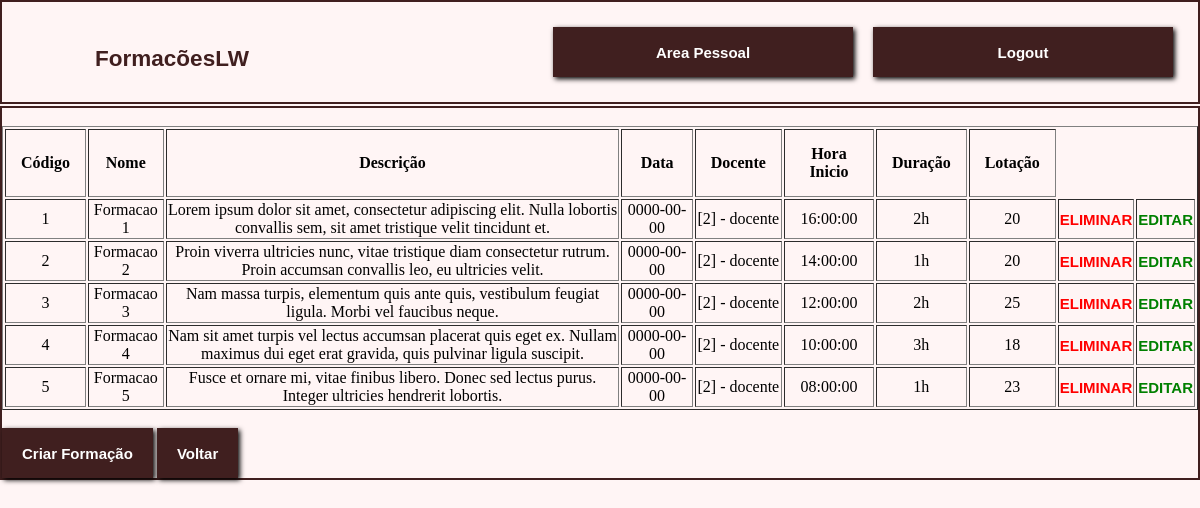
The app's page /Recurso_Pratico_24_25/MiguelRamos_SebastiaoMonteiro/paginas/pgGestaoFormacoes.php (signed in) with its own data.
### tables this page shows
CREATE TABLE `formacao` (
  `codigoFormacao` int(3) NOT NULL,
  `lotacao` int(2) NOT NULL,
  `nome` varchar(40) NOT NULL,
  `descricao` text NOT NULL,
  `data` date NOT NULL,
  `horaInicio` time NOT NULL,
  `duracao` int(5) NOT NULL,
  `docenteID` int(5) NOT NULL
);

CREATE TABLE `utilizador` (
  `id` int(5) NOT NULL,
  `nomeUtilizador` varchar(30) NOT NULL,
  `password` varchar(30) NOT NULL,
  `tipoUtilizador` int(2) NOT NULL,
  `email` varchar(50) NOT NULL
);

### Recurso_Pratico_24_25/MiguelRamos_SebastiaoMonteiro/paginas/pgGestaoFormacoes.php (the view, shortened to what this page needs)
<html>
    <head>
        <link rel="stylesheet" href="styles.css">
    </head>
    <body>
        <div id="cabecalho">
            <a href='pgHomepage.php'>
                <div id="logo">
                    <h2>FormacõesLW</h2>
                </div>
            </a>
            <div class= "input-div">
                <div id="botoes">
                    <?php
                        if($_SESSION["autenticado"]){
                            echo "
                                <div id='botao'>
                                    <form action='./logout.php'>
                                        <input type='submit' value='Logout'>
                                    </form>
                                </div>
                                <div id='botao'>
                                    <form action='./pgGestao.php'>
                                        <input type='submit' value='Area Pessoal'>
                                    </form>
                                </div>
                            ";
                        }
                    ?>
                </div>
            </div>
        </div>
        <div id="corpo">
            <?php
            if ((!isset($_SESSION['autenticado']) || $_SESSION['autenticado'] !== true) || $_SESSION['tipoUtilizador'] >= 3) {
                echo "Não estás autenticado! (Sem privilégios para aceder a esta página.)";
                header("refresh:1; url=pgHomepage.php");
            } else {
                if($_SESSION['tipoUtilizador'] == "2") {
                    $dID = $_SESSION['id'];
                    $sql = "SELECT * FROM `formacao` WHERE `docenteID` = $dID";
                } else {
                    $sql = "SELECT * FROM `formacao`";
                }
                $sql5 = "SELECT `id`, `nomeUtilizador`, `tipoUtilizador` FROM `utilizador`";
                $res5 = mysqli_query($conn, $sql5);
                $docentes = array();
                while ($docente = mysqli_fetch_assoc($res5)) {
                    $docentes[] = $docente;
                }
                $res = mysqli_query($conn , $sql);
                echo "<br>";
                echo "<table border='1' style='text-align:center;'><tr><th>Código</th><th>Nome</th><th>Descrição</th><th>Data</th><th>Docente</th><th>Hora Inicio</th><th>Duração</th><th>Lotação</th></tr>";
                    while($row = mysqli_fetch_array($res)){
                        echo "<tr>";
                        echo "<td>".$row['codigoFormacao']."</td>";
                        echo "<td>".$row['nome']."</td>";
                        echo "<td>".$row['descricao']."</td>";
                        echo "<td>".$row['data']."</td>";
                        foreach ($docentes as $docente) {
                            if ($docente['id'] == $row['docenteID']) {
                                $docID = $row['docenteID'];
                                $nomeDoc = $docente['nomeUtilizador'];
                                echo "<td>[".$docID."] - ".$nomeDoc."</td>";
                            }
                        }
                        echo "<td>".$row['horaInicio']."</td>";
                        echo "<td>".$row['duracao']."h</td>";
                        echo "<td>".$row['lotacao']."</td>";
                        echo "<td><a href = 'eliminaFormacao.php?codigoFormacao=" .$row['codigoFormacao']. "'> <font color='red'> ELIMINAR </font> </a></td>";
                        echo "<td><a href = 'pgEditarFormacao.php?codigoFormacao=" .$row['codigoFormacao']. "'> <font color='green'> EDITAR </font> </a></td>";
                        echo "</tr>";
                    }
                    echo "</table><br/>";
            }
            ?>
            <button><a href='pgCriaNovaFormacao.php' style="text-decoration: none;">Criar Formação</a></button>
            <button><a href='pgGestao.php' style="text-decoration: none;">Voltar</a></button>
        </div>
    </body>
</html>

### Recurso_Pratico_24_25/MiguelRamos_SebastiaoMonteiro/paginas/styles.css (style rules this page uses)
body { background-color: #fff5f5; }
#cabecalho { margin: -8px; height: 100px; border: 2px solid #401f1f; }
th { padding: 15px; }
.input-div { margin: 5px; float: right; height: 100px; }
input[type=submit] { background-color: #401f1f; padding: 10px 20px; height: 50px; font: bold 15px sans-serif; color: white; box-shadow: 2px 2px 5px #000000; cursor: pointer; border: 0px; }
#botoes { margin: 10px; }
#botao { float: right; margin: 10px; }
#logo { float: left; margin-left: 80px; margin-top: 25px; width: 180px; height: 60px; color: #401f1f; }
a:link, a:visited { color: white; font: bold 15px sans-serif; text-decoration: none; }
h2 { color: #401f1f; }
button { background-color: #401f1f; padding: 10px 20px; height: 50px; font: bold 15px sans-serif; color: white; box-shadow: 2px 2px 5px #000000; cursor: pointer; border: 0px; }
#corpo { border: 2px solid #401f1f; margin: -8px; margin-top: 10px; }
#corpo > * { margin: auto; }
form { width: 300px; margin: 0 auto; text-align: center; }
input[type="text"], input[type="password"], input[type="submit"] { background-color: #401f1f; border: none; color: white; padding: 10px 20px; font-weight: bold; font-size: 15px; margin-bottom: 10px; box-shadow: 2px 2px 5px #000000; cursor: pointer; display: block; width: 100%; }
a { color: black; font-weight: bold; text-decoration: none; display: block; text-align: center; }

### records on screen
formacao: codigoFormacao "1", nome "Formacao 1", descricao "Lorem ipsum dolor sit amet, consectetur adipiscing elit. Nulla lobortis convallis sem, sit amet tristique velit tincidunt et.", data "0000-00-00", docenteID "2", horaInicio "16:00:00", duracao "2", lotacao "20"
utilizador: nomeUtilizador "docente"
formacao: codigoFormacao "2", nome "Formacao 2", descricao "Proin viverra ultricies nunc, vitae tristique diam consectetur rutrum. Proin accumsan convallis leo, eu ultricies velit.", data "0000-00-00", docenteID "2", horaInicio "14:00:00", duracao "1", lotacao "20"
formacao: codigoFormacao "3", nome "Formacao 3", descricao "Nam massa turpis, elementum quis ante quis, vestibulum feugiat ligula. Morbi vel faucibus neque.", data "0000-00-00", docenteID "2", horaInicio "12:00:00", duracao "2", lotacao "25"
formacao: codigoFormacao "4", nome "Formacao 4", descricao "Nam sit amet turpis vel lectus accumsan placerat quis eget ex. Nullam maximus dui eget erat gravida, quis pulvinar ligula suscipit.", data "0000-00-00", docenteID "2", horaInicio "10:00:00", duracao "3", lotacao "18"
formacao: codigoFormacao "5", nome "Formacao 5", descricao "Fusce et ornare mi, vitae finibus libero. Donec sed lectus purus. Integer ultricies hendrerit lobortis.", data "0000-00-00", docenteID "2", horaInicio "08:00:00", duracao "1", lotacao "23"
